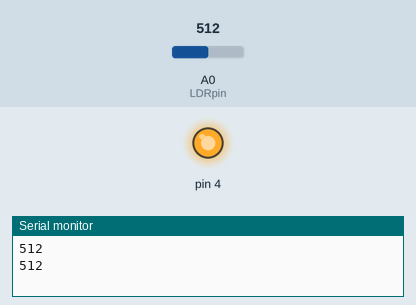
Simulated run of this sketch. Board: Arduino Uno, built with avr-gcc and run on an emulated ATmega328P. Shown: output pins drawn as LEDs (lit = HIGH), the last lines printed to the serial monitor. The inputs (shaded band) are chosen by the test bench; at power-on: A0 (LDRpin) = 512.

Above: at 1.8 s.
1.9 s: A0 (LDRpin) set to 73
3.4 s: A0 (LDRpin) set to 66
At 4.8 s:
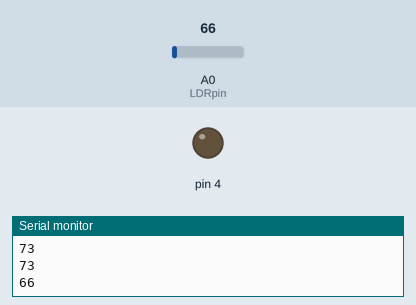
5.5 s: A0 (LDRpin) set to 122
At 6.5 s:
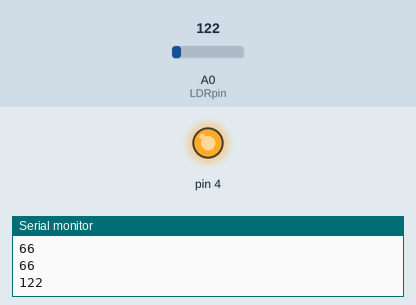
7.5 s: A0 (LDRpin) set to 60
At 9.3 s:
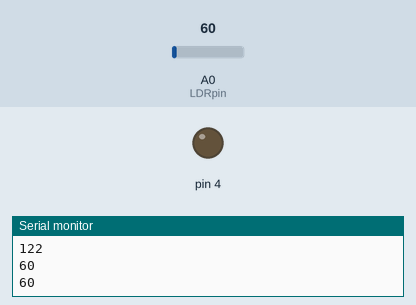
Timing chart, 0 to 10.5 s (numbered marks = the images above; inputs shaded):
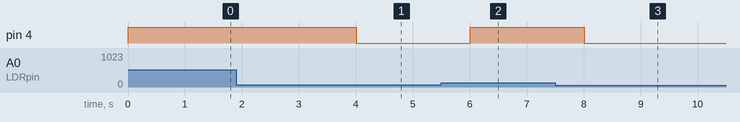

The sketch:

LDR_Connection_TXT_V_3.5.ino
```cpp
//TXT
#include <SPI.h>
#include <nRF24L01.h>
#include <RF24.h>
#define LDRpin A0             // pin where we connected the LDR and the resistor

int LDRValue = 0;             // result of reading the analog pin
RF24 radio(7,8);

const byte rxAddr[6] = "00001";

void setup() {
pinMode(4, OUTPUT);
Serial.begin(9600);           // sets serial port for communication
radio.setRetries (15, 15);
radio.openWritingPipe (rxAddr);

radio.stopListening();

}

void loop() {
LDRValue = analogRead(LDRpin); // read the value from the LDR

if(LDRValue >= 200){
  digitalWrite (4, HIGH);     // Turn OFF LED
  //Serial.print ("High Density Light -> ");
}
else if (LDRValue >= 70) {
  digitalWrite (4, HIGH);     // Turn OFF LED
  //Serial.print ("Normal Density Light -> ");
}
else if ( LDRValue < 70){
  digitalWrite (4, LOW);     // Turn ON LED
  //Serial.print ("Low Density Light -> ");
}

Serial.println(LDRValue);      // print the value to the serial port
radio.write(&LDRValue, sizeof(LDRValue));
delay(1000);                   // wait a little
}
```

Measured:
- the behaviour switches between 70 and 69 on A0 (LDRpin) (found by bisection; images 0 and 1)
- after the input at 3.4 s, pin 4: HIGH → LOW after 0.61 s
- after the input at 5.5 s, pin 4: LOW → HIGH after 0.51 s
- after the input at 7.5 s, pin 4: HIGH → LOW after 0.51 s
